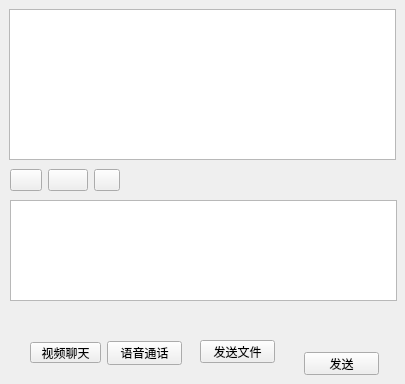
<?xml version="1.0" encoding="UTF-8"?>
<ui version="4.0">
 <class>chatdialog</class>
 <widget class="QWidget" name="chatdialog">
  <property name="geometry">
   <rect>
    <x>0</x>
    <y>0</y>
    <width>405</width>
    <height>384</height>
   </rect>
  </property>
  <property name="windowTitle">
   <string>Form</string>
  </property>
  <property name="styleSheet">
   <string notr="true">background-image: url(:/ede/5.jpg);</string>
  </property>
  <widget class="QTextBrowser" name="tb_chat">
   <property name="geometry">
    <rect>
     <x>9</x>
     <y>9</y>
     <width>387</width>
     <height>151</height>
    </rect>
   </property>
  </widget>
  <widget class="QTextEdit" name="te_chat">
   <property name="geometry">
    <rect>
     <x>10</x>
     <y>200</y>
     <width>387</width>
     <height>101</height>
    </rect>
   </property>
  </widget>
  <widget class="QPushButton" name="pb_send">
   <property name="geometry">
    <rect>
     <x>304</x>
     <y>352</y>
     <width>75</width>
     <height>23</height>
    </rect>
   </property>
   <property name="text">
    <string>发送</string>
   </property>
  </widget>
  <widget class="QWidget" name="layoutWidget">
   <property name="geometry">
    <rect>
     <x>10</x>
     <y>167</y>
     <width>110</width>
     <height>26</height>
    </rect>
   </property>
   <layout class="QGridLayout" name="gridLayout">
    <item row="0" column="0">
     <widget class="QPushButton" name="pb_tool2">
      <property name="enabled">
       <bool>true</bool>
      </property>
      <property name="minimumSize">
       <size>
        <width>32</width>
        <height>0</height>
       </size>
      </property>
      <property name="text">
       <string/>
      </property>
      <property name="iconSize">
       <size>
        <width>50</width>
        <height>50</height>
       </size>
      </property>
     </widget>
    </item>
    <item row="0" column="1">
     <widget class="QPushButton" name="pb_tool1">
      <property name="text">
       <string/>
      </property>
      <property name="iconSize">
       <size>
        <width>50</width>
        <height>50</height>
       </size>
      </property>
     </widget>
    </item>
    <item row="0" column="2">
     <widget class="QPushButton" name="pb_tool3">
      <property name="minimumSize">
       <size>
        <width>21</width>
        <height>0</height>
       </size>
      </property>
      <property name="text">
       <string/>
      </property>
      <property name="iconSize">
       <size>
        <width>50</width>
        <height>50</height>
       </size>
      </property>
      <property name="autoDefault">
       <bool>false</bool>
      </property>
     </widget>
    </item>
   </layout>
  </widget>
  <widget class="QWidget" name="layoutWidget">
   <property name="geometry">
    <rect>
     <x>30</x>
     <y>340</y>
     <width>154</width>
     <height>26</height>
    </rect>
   </property>
   <layout class="QHBoxLayout" name="horizontalLayout">
    <item>
     <widget class="QPushButton" name="pb_vide">
      <property name="maximumSize">
       <size>
        <width>71</width>
        <height>21</height>
       </size>
      </property>
      <property name="text">
       <string>视频聊天</string>
      </property>
     </widget>
    </item>
    <item>
     <widget class="QPushButton" name="pb_voice">
      <property name="maximumSize">
       <size>
        <width>75</width>
        <height>24</height>
       </size>
      </property>
      <property name="text">
       <string>语音通话</string>
      </property>
     </widget>
    </item>
   </layout>
  </widget>
  <widget class="QPushButton" name="pd_sendfile">
   <property name="geometry">
    <rect>
     <x>200</x>
     <y>340</y>
     <width>75</width>
     <height>23</height>
    </rect>
   </property>
   <property name="text">
    <string>发送文件</string>
   </property>
  </widget>
 </widget>
 <resources/>
 <connections/>
</ui>
